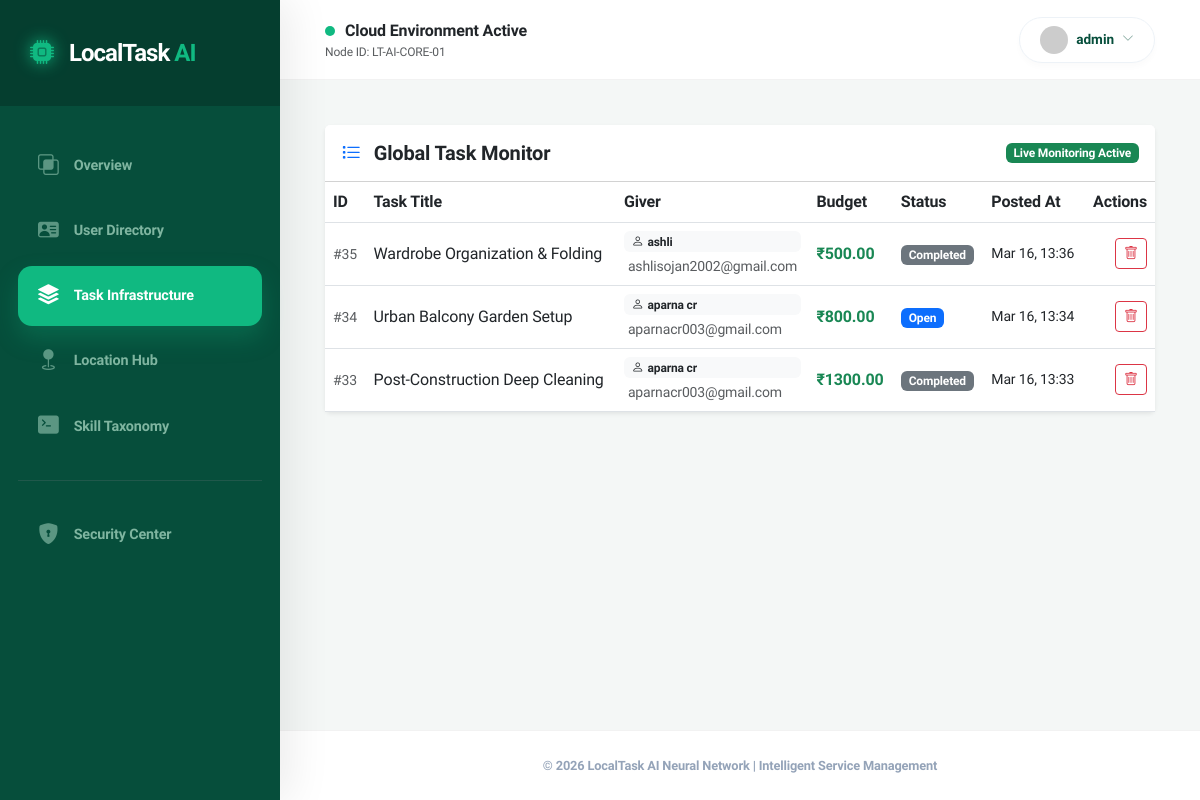
/admin-panel/tasks/ (signed in), run on an earlier commit of the app's database.
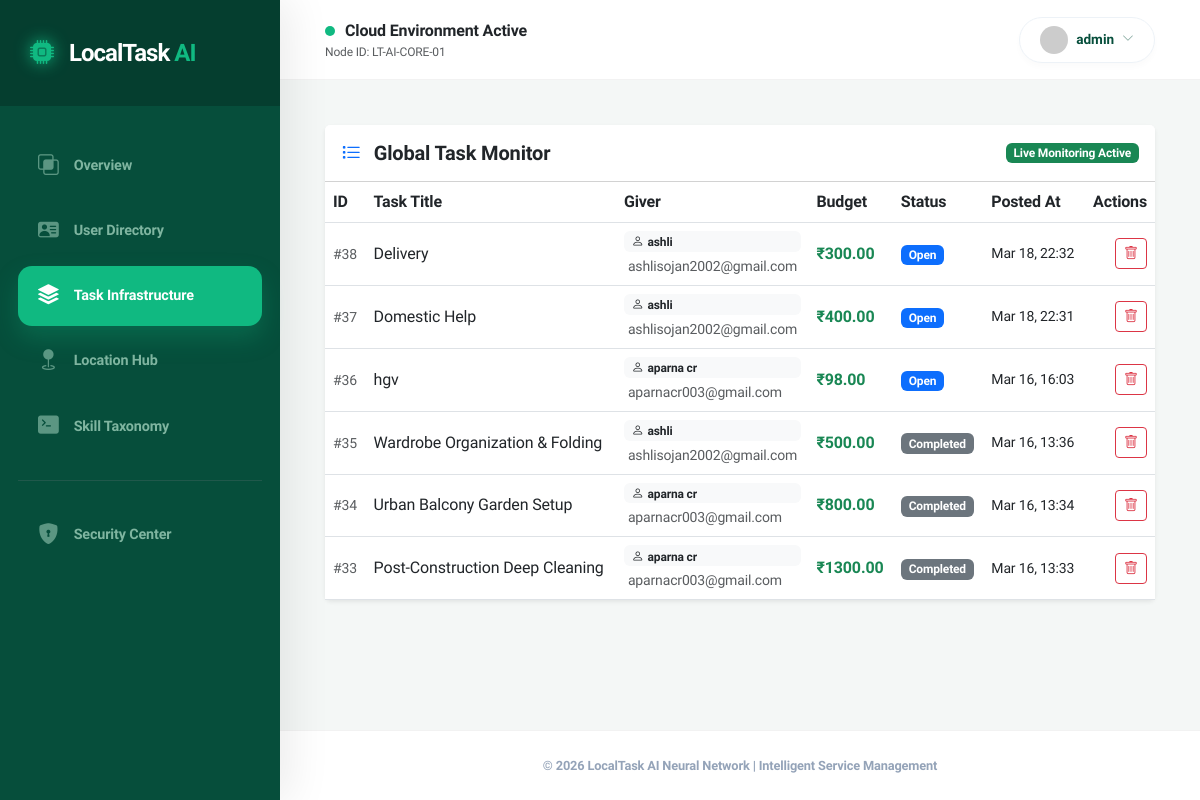
And on a later commit of the database.
### giver/models.py (models this page shows, shortened)
class Task(models.Model):
    STATUS_CHOICES = [
        ('Open', 'Open'),
        ('Requested', 'Requested'),
        ('Accepted', 'Accepted'),
        ('Completed', 'Completed'),
        ('Cancelled', 'Cancelled'),
        ('Expired', 'Expired'),
    ]
    giver = models.ForeignKey(settings.AUTH_USER_MODEL, on_delete=models.CASCADE, related_name='tasks_posted')
    doer = models.ForeignKey(settings.AUTH_USER_MODEL, on_delete=models.SET_NULL, null=True, blank=True, related_name='tasks_accepted')
    category = models.ForeignKey(Category, on_delete=models.CASCADE)
    skill = models.ForeignKey(Skill, on_delete=models.CASCADE)
    district = models.ForeignKey(District, on_delete=models.SET_NULL, null=True)
    place = models.ForeignKey(Place, on_delete=models.SET_NULL, null=True)
    pincode = models.ForeignKey(Pincode, on_delete=models.SET_NULL, null=True)
    title = models.CharField(max_length=150)
    description = models.TextField()
    budget = models.DecimalField(max_digits=10, decimal_places=2)
    status = models.CharField(max_length=30, choices=STATUS_CHOICES, default='Open')
    created_at = models.DateTimeField(auto_now_add=True)
    expiry_at = models.DateTimeField(null=True, blank=True)
    deadline_datetime = models.DateTimeField()
    is_active = models.BooleanField(default=True)

### accounts/models.py (models this page shows, shortened)
class User(AbstractUser):
    name = models.CharField(max_length=100)
    email = models.EmailField(unique=True)
    phone = models.CharField(max_length=15)
    ROLE_CHOICES = (
        ('giver', 'Giver'),
        ('doer', 'Doer'),
        ('admin', 'Admin'),
    )
    role = models.CharField(max_length=10, choices=ROLE_CHOICES)
    adhar_photo = models.ImageField(upload_to='adhar_photos/', null=True, blank=True)
    photo = models.ImageField(upload_to='profile_photos/', null=True, blank=True)
    certificate_file = models.FileField(upload_to='certificates/', null=True, blank=True)
    verification_attempts = models.IntegerField(default=0)
    approval_status = models.CharField(max_length=20, default='pending')
    status = models.CharField(max_length=20, default='Active')
    verification_live_photo = models.ImageField(
    upload_to='verification/live_photos/',
    null=True,
    blank=True
)
    USERNAME_FIELD = 'email'
    REQUIRED_FIELDS = ['username', 'name']

### adminpanel/views.py (the view)
# urls.py: path('tasks/', views.admin_task_management, name='admin_task_management'),
@login_required
@never_cache
@user_passes_test(is_admin)
def admin_task_management(request):
    user_id = request.GET.get('user_id')
    if user_id:
        tasks = Task.objects.filter(giver_id=user_id).order_by('-created_at')
        viewing_user = get_object_or_404(User, id=user_id)
    else:
        tasks = Task.objects.all().order_by('-created_at')
        viewing_user = None
    return render(request, 'adminpanel/admin_tasks.html', {
        'tasks': tasks,
        'viewing_user': viewing_user
    })

### adminpanel/views.py (called while the page is built)
def is_admin(user):
    return user.is_superuser

### adminpanel/templates/adminpanel/admin_tasks.html (shortened to what this page needs)
{% extends 'adminpanel/base_admin.html' %}
{% block content %}
<div class="card shadow-sm border-0">
    <div class="card-header bg-white py-3 d-flex justify-content-between align-items-center">
        <h5 class="mb-0 fw-bold">
            <i class="bi bi-list-task me-2 text-primary"></i>
            {% if viewing_user %}Tasks by {{ viewing_user.name }}{% else %}Global Task Monitor{% endif %}
        </h5>
        <span class="badge bg-success" id="ws-status">Live Monitoring Active</span>
    </div>
    <div class="table-responsive">
        <table class="table table-hover align-middle mb-0">
            <thead class="bg-light">
                <tr>
                    <th>ID</th>
                    <th>Task Title</th>
                    <th>Giver</th>
                    <th>Budget</th>
                    <th>Status</th>
                    <th>Posted At</th>
                    <th class="text-end">Actions</th>
                </tr>
            </thead>
            <tbody id="admin-task-container">
                {% for task in tasks %}
                <tr id="task-row-{{ task.id }}">
                    <td><small class="text-muted">#{{ task.id }}</small></td>
                    <td><span class="fw-medium">{{ task.title }}</span></td>
                    <td>
                        {% if task.giver %}
                        <a href="?user_id={{ task.giver.id }}" class="text-decoration-none">
                            <div class="badge bg-light text-dark d-block mb-1 text-start">
                                <i class="bi bi-person me-1"></i>{{ task.giver.name|default:task.giver.username }}
                            </div>
                            <small class="text-muted d-block ps-1">{{ task.giver.email|default:"No Email" }}</small>
                        </a>
                        {% else %}
                        <span class="text-muted small">No Giver Info</span>
                        {% endif %}
                    </td>
                    <td class="text-success fw-bold">₹{{ task.budget }}</td>
                    <td>
                        <span class="badge {% if task.status == 'Open' %}bg-primary{% else %}bg-secondary{% endif %}">
                            {{ task.status }}
                        </span>
                    </td>
                    <td class="small">{{ task.created_at|date:"M d, H:i" }}</td>
                    <td class="text-end">
                        <button class="btn btn-sm btn-outline-danger"
                                onclick="confirmDelete('{{ task.id }}', '{% url 'admin_delete_task' task.id %}')">
                            <i class="bi bi-trash"></i>
                        </button>
                    </td>
                </tr>
                {% endfor %}
            </tbody>
        </table>
    </div>
</div>
{% endblock %}

What changed in the data, as far as the page shows it:
added Task: id "38", title "Delivery", giver.name "ashli", giver.email "ashlisojan2002@gmail.com", budget "300.00", status "Open", created_at "Mar 18, 22:32"
added Task: id "37", title "Domestic Help", giver.name "ashli", giver.email "ashlisojan2002@gmail.com", budget "400.00", status "Open", created_at "Mar 18, 22:31"
added Task: id "36", title "hgv", giver.name "aparna cr", giver.email "aparnacr003@gmail.com", budget "98.00", status "Open", created_at "Mar 16, 16:03"
changed Task "Urban Balcony Garden Setup": status "Open" → "Completed"
